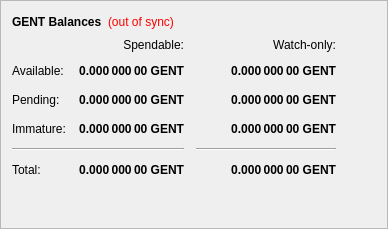
        <widget class="QFrame" name="frame">
         <property name="frameShape">
          <enum>QFrame::StyledPanel</enum>
         </property>
         <property name="frameShadow">
          <enum>QFrame::Raised</enum>
         </property>
         <layout class="QVBoxLayout" name="verticalLayout_4">
          <item>
           <layout class="QHBoxLayout" name="horizontalLayout_4">
            <item>
             <widget class="QLabel" name="label_5">
              <property name="font">
               <font>
                <weight>75</weight>
                <bold>true</bold>
               </font>
              </property>
              <property name="text">
               <string>GENT Balances</string>
              </property>
             </widget>
            </item>
            <item>
             <widget class="QLabel" name="labelWalletStatus">
              <property name="cursor">
               <cursorShape>WhatsThisCursor</cursorShape>
              </property>
              <property name="toolTip">
               <string>The displayed information may be out of date. Your wallet automatically synchronizes with the Gents network after a connection is established, but this process has not completed yet.</string>
              </property>
              <property name="styleSheet">
               <string notr="true">QLabel { color: red; }</string>
              </property>
              <property name="text">
               <string notr="true">(out of sync)</string>
              </property>
              <property name="alignment">
               <set>Qt::AlignLeading|Qt::AlignLeft|Qt::AlignVCenter</set>
              </property>
             </widget>
            </item>
            <item>
             <spacer name="horizontalSpacer_3">
              <property name="orientation">
               <enum>Qt::Horizontal</enum>
              </property>
              <property name="sizeHint" stdset="0">
               <size>
                <width>40</width>
                <height>20</height>
               </size>
              </property>
             </spacer>
            </item>
           </layout>
          </item>
          <item>
           <layout class="QGridLayout" name="gridLayout">
            <property name="spacing">
             <number>12</number>
            </property>
            <item row="2" column="2">
             <widget class="QLabel" name="labelWatchPending">
              <property name="font">
               <font>
                <weight>75</weight>
                <bold>true</bold>
               </font>
              </property>
              <property name="cursor">
               <cursorShape>IBeamCursor</cursorShape>
              </property>
              <property name="toolTip">
               <string>Unconfirmed transactions to watch-only addresses</string>
              </property>
              <property name="text">
               <string notr="true">0.000 000 00 GENT</string>
              </property>
              <property name="alignment">
               <set>Qt::AlignRight|Qt::AlignTrailing|Qt::AlignVCenter</set>
              </property>
              <property name="textInteractionFlags">
               <set>Qt::LinksAccessibleByMouse|Qt::TextSelectableByKeyboard|Qt::TextSelectableByMouse</set>
              </property>
             </widget>
            </item>
            <item row="2" column="1">
             <widget class="QLabel" name="labelUnconfirmed">
              <property name="font">
               <font>
                <weight>75</weight>
                <bold>true</bold>
               </font>
              </property>
              <property name="cursor">
               <cursorShape>IBeamCursor</cursorShape>
              </property>
              <property name="toolTip">
               <string>Total of transactions that have yet to be confirmed, and do not yet count toward the spendable balance</string>
              </property>
              <property name="text">
               <string notr="true">0.000 000 00 GENT</string>
              </property>
              <property name="alignment">
               <set>Qt::AlignRight|Qt::AlignTrailing|Qt::AlignVCenter</set>
              </property>
              <property name="textInteractionFlags">
               <set>Qt::LinksAccessibleByMouse|Qt::TextSelectableByKeyboard|Qt::TextSelectableByMouse</set>
              </property>
             </widget>
            </item>
            <item row="3" column="2">
             <widget class="QLabel" name="labelWatchImmature">
              <property name="font">
               <font>
                <weight>75</weight>
                <bold>true</bold>
               </font>
              </property>
              <property name="cursor">
               <cursorShape>IBeamCursor</cursorShape>
              </property>
              <property name="toolTip">
               <string>Staked or masternode rewards in watch-only addresses that has not yet matured</string>
              </property>
              <property name="text">
               <string notr="true">0.000 000 00 GENT</string>
              </property>
              <property name="alignment">
               <set>Qt::AlignRight|Qt::AlignTrailing|Qt::AlignVCenter</set>
              </property>
              <property name="textInteractionFlags">
               <set>Qt::LinksAccessibleByMouse|Qt::TextSelectableByKeyboard|Qt::TextSelectableByMouse</set>
              </property>
             </widget>
            </item>
            <item row="4" column="0" colspan="2">
             <widget class="Line" name="lineSpendableBalance">
              <property name="orientation">
               <enum>Qt::Horizontal</enum>
              </property>
             </widget>
            </item>
            <item row="4" column="2">
             <widget class="Line" name="lineWatchBalance">
              <property name="sizePolicy">
               <sizepolicy hsizetype="Preferred" vsizetype="Fixed">
                <horstretch>0</horstretch>
                <verstretch>0</verstretch>
               </sizepolicy>
              </property>
              <property name="minimumSize">
               <size>
                <width>140</width>
                <height>0</height>
               </size>
              </property>
              <property name="orientation">
               <enum>Qt::Horizontal</enum>
              </property>
             </widget>
            </item>
            <item row="5" column="0">
             <widget class="QLabel" name="labelTotalText">
              <property name="text">
               <string>Total:</string>
              </property>
             </widget>
            </item>
            <item row="3" column="1">
             <widget class="QLabel" name="labelImmature">
              <property name="font">
               <font>
                <weight>75</weight>
                <bold>true</bold>
               </font>
              </property>
              <property name="cursor">
               <cursorShape>IBeamCursor</cursorShape>
              </property>
              <property name="toolTip">
               <string>Staked or masternode rewards that has not yet matured</string>
              </property>
              <property name="text">
               <string notr="true">0.000 000 00 GENT</string>
              </property>
              <property name="alignment">
               <set>Qt::AlignRight|Qt::AlignTrailing|Qt::AlignVCenter</set>
              </property>
              <property name="textInteractionFlags">
               <set>Qt::LinksAccessibleByMouse|Qt::TextSelectableByKeyboard|Qt::TextSelectableByMouse</set>
              </property>
             </widget>
            </item>
            <item row="2" column="3">
             <spacer name="horizontalSpacer_2">
              <property name="orientation">
               <enum>Qt::Horizontal</enum>
              </property>
              <property name="sizeHint" stdset="0">
               <size>
                <width>40</width>
                <height>20</height>
               </size>
              </property>
             </spacer>
            </item>
            <item row="3" column="0">
             <widget class="QLabel" name="labelImmatureText">
              <property name="text">
               <string>Immature:</string>
              </property>
             </widget>
            </item>
            <item row="5" column="1">
             <widget class="QLabel" name="labelTotal">
              <property name="font">
               <font>
                <weight>75</weight>
                <bold>true</bold>
               </font>
              </property>
              <property name="cursor">
               <cursorShape>IBeamCursor</cursorShape>
              </property>
              <property name="toolTip">
               <string>Your current total balance</string>
              </property>
              <property name="text">
               <string notr="true">0.000 000 00 GENT</string>
              </property>
              <property name="alignment">
               <set>Qt::AlignRight|Qt::AlignTrailing|Qt::AlignVCenter</set>
              </property>
              <property name="textInteractionFlags">
               <set>Qt::LinksAccessibleByMouse|Qt::TextSelectableByKeyboard|Qt::TextSelectableByMouse</set>
              </property>
             </widget>
            </item>
            <item row="5" column="2">
             <widget class="QLabel" name="labelWatchTotal">
              <property name="font">
               <font>
                <weight>75</weight>
                <bold>true</bold>
               </font>
              </property>
              <property name="cursor">
               <cursorShape>IBeamCursor</cursorShape>
              </property>
              <property name="toolTip">
               <string>Current total balance in watch-only addresses</string>
              </property>
              <property name="text">
               <string notr="true">0.000 000 00 GENT</string>
              </property>
              <property name="alignment">
               <set>Qt::AlignRight|Qt::AlignTrailing|Qt::AlignVCenter</set>
              </property>
              <property name="textInteractionFlags">
               <set>Qt::LinksAccessibleByMouse|Qt::TextSelectableByKeyboard|Qt::TextSelectableByMouse</set>
              </property>
             </widget>
            </item>
            <item row="0" column="2">
             <widget class="QLabel" name="labelWatchonly">
              <property name="text">
               <string>Watch-only:</string>
              </property>
              <property name="alignment">
               <set>Qt::AlignRight|Qt::AlignTrailing|Qt::AlignVCenter</set>
              </property>
             </widget>
            </item>
            <item row="1" column="0">
             <widget class="QLabel" name="labelBalanceText">
              <property name="text">
               <string>Available:</string>
              </property>
             </widget>
            </item>
            <item row="1" column="1">
             <widget class="QLabel" name="labelBalance">
              <property name="font">
               <font>
                <weight>75</weight>
                <bold>true</bold>
               </font>
              </property>
              <property name="cursor">
               <cursorShape>IBeamCursor</cursorShape>
              </property>
              <property name="toolTip">
               <string>Your current spendable balance</string>
              </property>
              <property name="text">
               <string notr="true">0.000 000 00 GENT</string>
              </property>
              <property name="alignment">
               <set>Qt::AlignRight|Qt::AlignTrailing|Qt::AlignVCenter</set>
              </property>
              <property name="textInteractionFlags">
               <set>Qt::LinksAccessibleByMouse|Qt::TextSelectableByKeyboard|Qt::TextSelectableByMouse</set>
              </property>
             </widget>
            </item>
            <item row="1" column="2">
             <widget class="QLabel" name="labelWatchAvailable">
              <property name="font">
               <font>
                <weight>75</weight>
                <bold>true</bold>
               </font>
              </property>
              <property name="cursor">
               <cursorShape>IBeamCursor</cursorShape>
              </property>
              <property name="toolTip">
               <string>Your current balance in watch-only addresses</string>
              </property>
              <property name="text">
               <string notr="true">0.000 000 00 GENT</string>
              </property>
              <property name="alignment">
               <set>Qt::AlignRight|Qt::AlignTrailing|Qt::AlignVCenter</set>
              </property>
              <property name="textInteractionFlags">
               <set>Qt::LinksAccessibleByMouse|Qt::TextSelectableByKeyboard|Qt::TextSelectableByMouse</set>
              </property>
             </widget>
            </item>
            <item row="2" column="0">
             <widget class="QLabel" name="labelPendingText">
              <property name="text">
               <string>Pending:</string>
              </property>
             </widget>
            </item>
            <item row="0" column="1">
             <widget class="QLabel" name="labelSpendable">
              <property name="text">
               <string>Spendable:</string>
              </property>
              <property name="alignment">
               <set>Qt::AlignRight|Qt::AlignTrailing|Qt::AlignVCenter</set>
              </property>
             </widget>
            </item>
           </layout>
          </item>
          <item>
           <spacer name="verticalSpacer_4">
            <property name="orientation">
             <enum>Qt::Vertical</enum>
            </property>
            <property name="sizeHint" stdset="0">
             <size>
              <width>20</width>
              <height>40</height>
             </size>
            </property>
           </spacer>
          </item>
         </layout>
        </widget>
